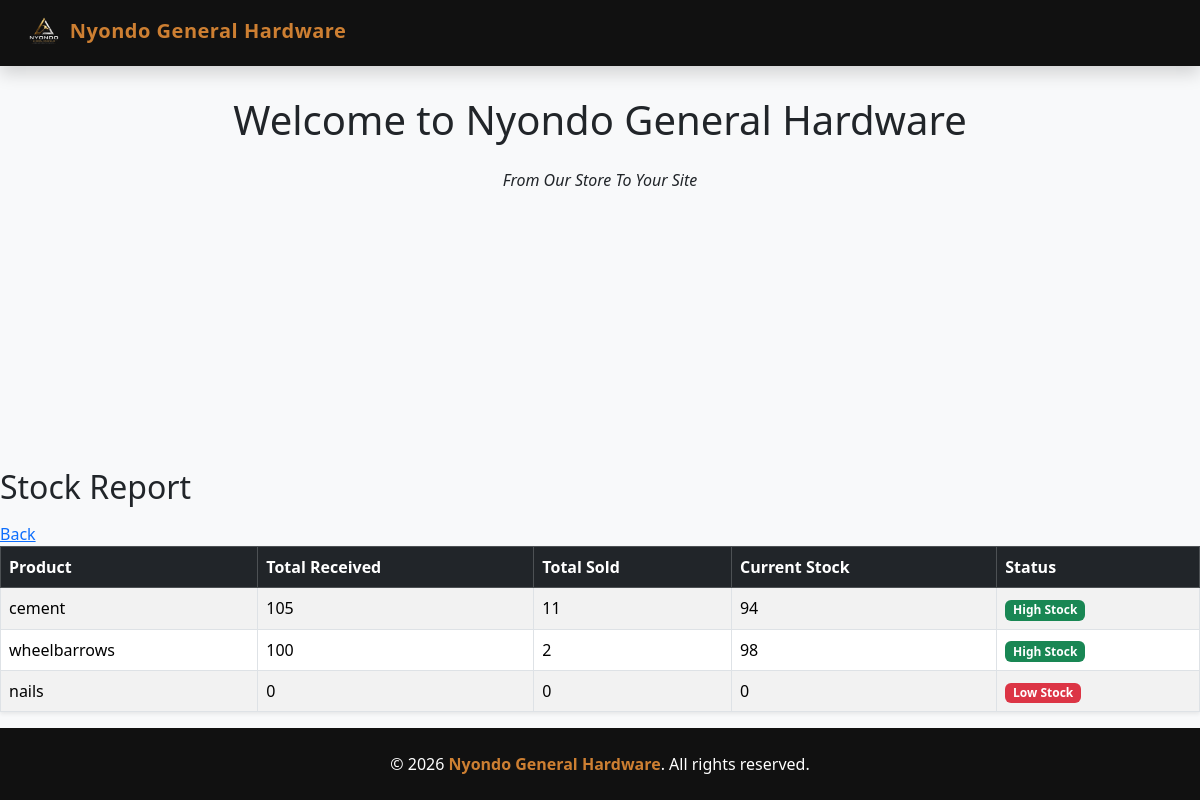
Screenshot of /stock/stock_report/ with the database file from the repository.
### salesapp/models.py (models this page shows, shortened)
class Product(models.Model):
    category_name = models.ForeignKey(Category, on_delete=models.CASCADE)
    product_name = models.CharField(max_length=100)
    unit_price = models.DecimalField(max_digits=100, decimal_places=2, default=0)
    selling_price = models.DecimalField(max_digits=100, decimal_places=2, default=0)
    description = models.TextField(blank=True)

### stockapp/views.py (the view)
# urls.py: path('stock_report/', views.stock_report, name='stock_report'),
def stock_report(request):
    products = Product.objects.all()
    report = []
    for product in products:
        total_received = Stock.objects.filter(
            product=product
        ).aggregate(total=Sum("quantity"))["total"] or 0
        total_sold = Sales.objects.filter(
            product_name=product
        ).aggregate(total=Sum("quantity"))["total"] or 0
        current_stock = total_received - total_sold
        if current_stock < 10:
            status = "Low Stock"
        elif current_stock < 50:
            status = "Medium Stock"
        else:
            status = "High Stock"
        report.append({
            "product": product,
            "total_received": total_received,
            "total_sold": total_sold,
            "current_stock": current_stock,
            "status": status,
        })
    return render(request, "stock_report.html", {
        "report": report
    })

### stockapp/templates/stock_report.html (shortened to what this page needs)
{% extends 'base.html' %}
{% block content %}
<h2 class="mb-3">Stock Report</h2>
<a href="{% url 'stock_list' %}">Back</a>
<table class="table table-bordered table-striped shadow-sm">
    <thead class="table-dark">
        <tr>
            <th>Product</th>
            <th>Total Received</th>
            <th>Total Sold</th>
            <th>Current Stock</th>
            <th>Status</th>
        </tr>
    </thead>
    <tbody>
        {% for item in report %}
        <tr>
            <td>{{ item.product.product_name}}</td>
            <td>{{ item.total_received }}</td>
            <td>{{ item.total_sold }}</td>
            <td>{{ item.current_stock }}</td>
            <td>
                {% if item.status == "Low Stock" %}
                    <span class="badge bg-danger">{{ item.status }}</span>
                {% elif item.status == "Medium Stock" %}
                    <span class="badge bg-warning text-dark">{{ item.status }}</span>
                {% else %}
                    <span class="badge bg-success">{{ item.status }}</span>
                {% endif %}
            </td>
        </tr>
        {% empty %}
        <tr>
            <td colspan="5" class="text-center">No stock data found.</td>
        </tr>
        {% endfor %}
    </tbody>
</table>
{% endblock %}

### templates/base.html (style rules this page uses)
:root { --black: #111111; --bronze: #cd7f32; --white: #ffffff; --light-bg: #f8f9fa; }
body { background-color: var(--light-bg); min-height: 100vh; display: flex; flex-direction: column; }

### rows the page displays
Product: product.product_name "cement", total_received "105", total_sold "11", current_stock "94", status "High Stock"
Product: product.product_name "wheelbarrows", total_received "100", total_sold "2", current_stock "98", status "High Stock"
Product: product.product_name "nails", total_received "0", total_sold "0", current_stock "0", status "Low Stock"
